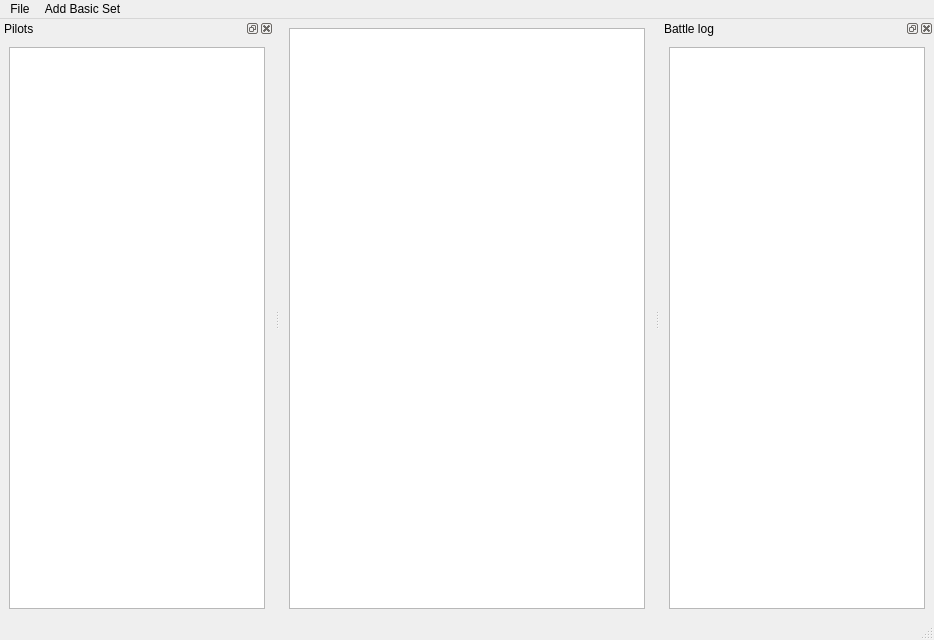
<?xml version="1.0" encoding="UTF-8"?>
<ui version="4.0">
 <class>battleViewerDialog</class>
 <widget class="QMainWindow" name="battleViewerDialog">
  <property name="geometry">
   <rect>
    <x>0</x>
    <y>0</y>
    <width>934</width>
    <height>640</height>
   </rect>
  </property>
  <property name="windowTitle">
   <string>MyWing - Space ship battles</string>
  </property>
  <widget class="QWidget" name="centralwidget">
   <layout class="QGridLayout" name="gridLayout_3">
    <item row="0" column="0">
     <widget class="QGraphicsView" name="graphicsView">
      <property name="sizePolicy">
       <sizepolicy hsizetype="Expanding" vsizetype="Expanding">
        <horstretch>0</horstretch>
        <verstretch>0</verstretch>
       </sizepolicy>
      </property>
      <property name="dragMode">
       <enum>QGraphicsView::NoDrag</enum>
      </property>
     </widget>
    </item>
   </layout>
  </widget>
  <widget class="QMenuBar" name="menubar">
   <property name="geometry">
    <rect>
     <x>0</x>
     <y>0</y>
     <width>934</width>
     <height>21</height>
    </rect>
   </property>
   <widget class="QMenu" name="menuFile">
    <property name="title">
     <string>File</string>
    </property>
    <addaction name="actionOpen"/>
    <addaction name="actionSave"/>
    <addaction name="separator"/>
    <addaction name="actionExport"/>
    <addaction name="separator"/>
    <addaction name="actionExit"/>
   </widget>
   <widget class="QMenu" name="menuAdd_Basic_Set">
    <property name="title">
     <string>Add Basic Set</string>
    </property>
   </widget>
   <addaction name="menuFile"/>
   <addaction name="menuAdd_Basic_Set"/>
  </widget>
  <widget class="QStatusBar" name="statusbar"/>
  <widget class="QDockWidget" name="dockWidget">
   <property name="minimumSize">
    <size>
     <width>108</width>
     <height>112</height>
    </size>
   </property>
   <property name="windowTitle">
    <string>Pilots</string>
   </property>
   <attribute name="dockWidgetArea">
    <number>1</number>
   </attribute>
   <widget class="QWidget" name="dockWidgetContents">
    <layout class="QGridLayout" name="gridLayout_2">
     <item row="0" column="0">
      <widget class="QListWidget" name="listWidget">
       <property name="minimumSize">
        <size>
         <width>90</width>
         <height>0</height>
        </size>
       </property>
      </widget>
     </item>
    </layout>
   </widget>
  </widget>
  <widget class="QDockWidget" name="dockWidget_2">
   <property name="windowTitle">
    <string>Battle log</string>
   </property>
   <attribute name="dockWidgetArea">
    <number>2</number>
   </attribute>
   <widget class="QWidget" name="dockWidgetContents_2">
    <layout class="QGridLayout" name="gridLayout">
     <item row="0" column="0">
      <widget class="QTextEdit" name="logTextEdit">
       <property name="minimumSize">
        <size>
         <width>200</width>
         <height>0</height>
        </size>
       </property>
       <property name="readOnly">
        <bool>true</bool>
       </property>
      </widget>
     </item>
    </layout>
   </widget>
  </widget>
  <action name="actionSave_as_Pdf">
   <property name="text">
    <string>Export...</string>
   </property>
  </action>
  <action name="actionExit">
   <property name="text">
    <string>Exit</string>
   </property>
  </action>
  <action name="actionExport">
   <property name="text">
    <string>Export image</string>
   </property>
  </action>
  <action name="actionOpen">
   <property name="enabled">
    <bool>true</bool>
   </property>
   <property name="text">
    <string>New game</string>
   </property>
  </action>
  <action name="actionSave">
   <property name="enabled">
    <bool>true</bool>
   </property>
   <property name="text">
    <string>Save</string>
   </property>
  </action>
  <action name="actionActionAddPilot">
   <property name="text">
    <string>actionAddPilot</string>
   </property>
  </action>
 </widget>
 <resources/>
 <connections>
  <connection>
   <sender>actionExport</sender>
   <signal>triggered()</signal>
   <receiver>battleViewerDialog</receiver>
   <slot>export()</slot>
   <hints>
    <hint type="sourcelabel">
     <x>-1</x>
     <y>-1</y>
    </hint>
    <hint type="destinationlabel">
     <x>306</x>
     <y>234</y>
    </hint>
   </hints>
  </connection>
  <connection>
   <sender>actionExit</sender>
   <signal>triggered()</signal>
   <receiver>battleViewerDialog</receiver>
   <slot>close()</slot>
   <hints>
    <hint type="sourcelabel">
     <x>-1</x>
     <y>-1</y>
    </hint>
    <hint type="destinationlabel">
     <x>360</x>
     <y>245</y>
    </hint>
   </hints>
  </connection>
  <connection>
   <sender>actionSave</sender>
   <signal>triggered()</signal>
   <receiver>battleViewerDialog</receiver>
   <slot>fileSave()</slot>
   <hints>
    <hint type="sourcelabel">
     <x>-1</x>
     <y>-1</y>
    </hint>
    <hint type="destinationlabel">
     <x>360</x>
     <y>245</y>
    </hint>
   </hints>
  </connection>
  <connection>
   <sender>actionOpen</sender>
   <signal>triggered()</signal>
   <receiver>battleViewerDialog</receiver>
   <slot>fileOpen()</slot>
   <hints>
    <hint type="sourcelabel">
     <x>-1</x>
     <y>-1</y>
    </hint>
    <hint type="destinationlabel">
     <x>360</x>
     <y>245</y>
    </hint>
   </hints>
  </connection>
 </connections>
 <slots>
  <slot>export()</slot>
  <slot>fileOpen()</slot>
  <slot>fileSave()</slot>
  <slot>addPilot()</slot>
  <slot>addBasicSet()</slot>
 </slots>
</ui>
